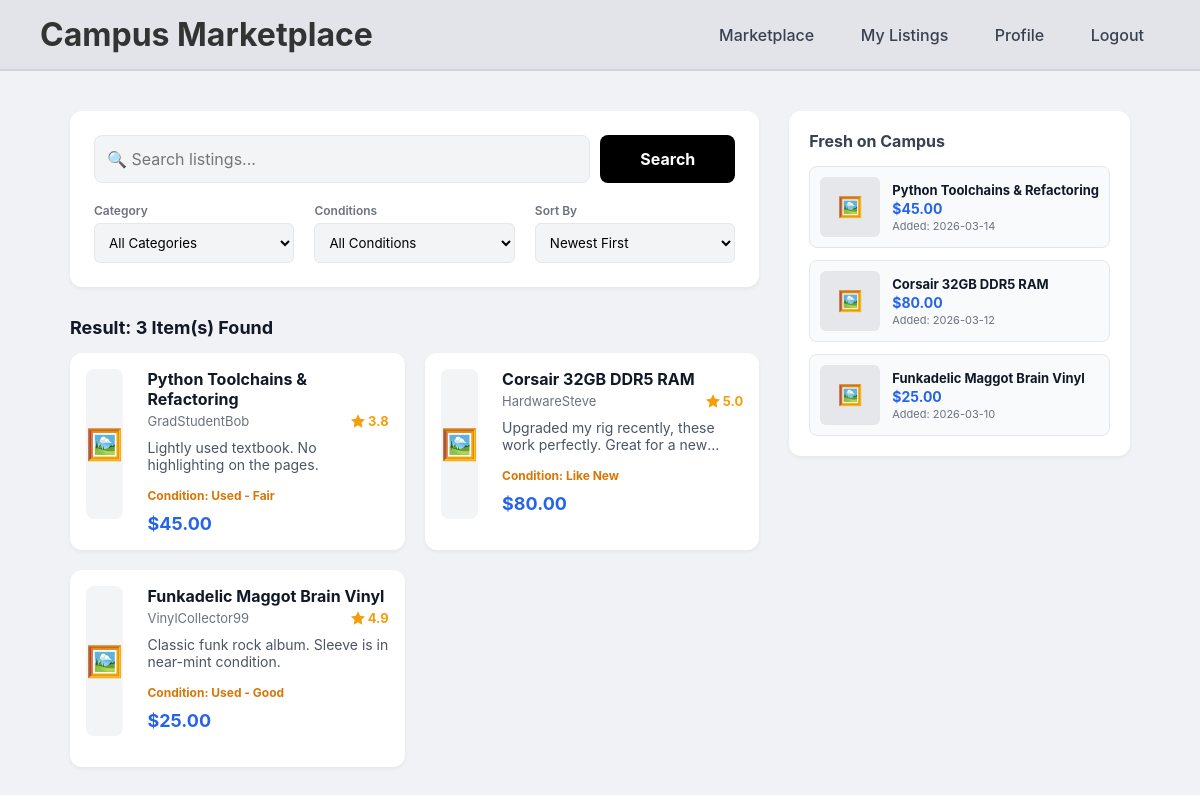
/marketplace (signed in), run on the app's committed database.
### app.py (models this page shows)
class Product(db.Model):
    id = db.Column(db.Integer, primary_key=True)
    title = db.Column(db.String(100), nullable=False)
    seller = db.Column(db.String(50), nullable=False)
    seller_rating = db.Column(db.Float, default=0.0)
    reviews = db.Column(db.Integer, default=0)
    description = db.Column(db.Text, nullable=False)
    price = db.Column(db.Float, nullable=False)
    condition = db.Column(db.String(50), nullable=False)
    category = db.Column(db.String(50), nullable=False)
    date_added = db.Column(db.String(20), nullable=False)
    image_filename = db.Column(db.String(255), nullable=True, default='default.png')

### app.py (the view)
@app.route('/marketplace')
def marketplace():
    if 'user_id' not in session:
        flash("Please log in to view the marketplace.")
        return redirect(url_for('login'))
    search_query = request.args.get('search', '').lower()
    condition_query = request.args.get('condition', 'All Conditions')
    category_query = request.args.get('category', 'All Categories')
    sort_query = request.args.get('sort', 'Newest First')
    products = Product.query.all()
    filtered_products = []
    for product in products:
        matches_search = search_query in product.title.lower() or search_query in product.description.lower() or search_query == ''
        matches_condition = condition_query == 'All Conditions' or condition_query == product.condition
        matches_category = category_query == 'All Categories' or category_query == product.category
        if matches_search and matches_condition and matches_category:
            filtered_products.append(product)
    if sort_query == 'Price: Low to High':
        filtered_products.sort(key=lambda x: x.price)
    elif sort_query == 'Price: High to Low':
        filtered_products.sort(key=lambda x: x.price, reverse=True)
    elif sort_query == 'Newest First':
        filtered_products.sort(key=lambda x: x.date_added, reverse=True)
    elif sort_query == 'Oldest First':
        filtered_products.sort(key=lambda x: x.date_added)
    recent_items = Product.query.order_by(Product.date_added.desc()).limit(3).all()
    return render_template('marketplace.html', products=filtered_products, recent_items=recent_items)

### templates/marketplace.html (shortened to what this page needs)
<!DOCTYPE html>
<html lang="en">
<head>
    <link rel="stylesheet" href="{{ url_for('static', filename='style.css') }}">
<body>
    <header class="navbar">
        <h1>Campus Marketplace</h1>
        <nav class="nav-links">
            <a href="/marketplace">Marketplace</a>
            {% if session.get('user_id') %}
                <a href="/dashboard">My Listings</a>
                <a href="#">Profile</a>
                <a href="/logout">Logout</a>
            {% else %}
                <a href="/">Log In</a>
                <a href="/signup">Sign Up</a>
            {% endif %}
        </nav>
    </header>
    <main class="container">
        <div class="dashboard-layout">
            <div class="main-marketplace-content">
                <form action="/marketplace" method="GET" class="control-panel">
                    <div class="search-bar" style="display: flex; gap: 10px;">
                        <input type="text" name="search" placeholder="🔍 Search listings..." value="{{ request.args.get('search', '') }}" style="margin-bottom: 0;">
                        <button type="submit" class="buy-button" style="width: auto; margin-top: 0;">Search</button>
                    </div>
                    <div class="filters" style="margin-top: 20px;">
                        <div class="filter-group">
                            <label>Category</label>
                            <select name="category" onchange="this.form.submit()">
                                <option value="All Categories" {% if request.args.get('category') == 'All Categories' %}selected{% endif %}>All Categories</option>
                            </select>
                        </div>
                        <div class="filter-group">
                            <label>Conditions</label>
                            <select name="condition" onchange="this.form.submit()">
                                <option value="All Conditions" {% if request.args.get('condition') == 'All Conditions' %}selected{% endif %}>All Conditions</option>
                            </select>
                        </div>
                        <div class="filter-group">
                            <label>Sort By</label>
                            <select name="sort" onchange="this.form.submit()">
                                <option value="Newest First" {% if request.args.get('sort') == 'Newest First' %}selected{% endif %}>Newest First</option>
                            </select>
                        </div>
                    </div>
                </form>
                <h2 class="results-text">Result: {{ products|length }} Item(s) Found</h2>
                <section class="product-grid">
                    {% for item in products %}
                    <a href="/product/{{ item.id }}" style="text-decoration: none; color: inherit;">
                        <article class="product-card">
                            <div class="product-image-placeholder">🖼️</div>
                            <div class="product-info">
                                <h3 class="product-title">{{ item.title }}</h3>
                                <p class="seller-name" style="display: flex; align-items: center; justify-content: space-between; gap: 6px;">
                                    <span>{{ item.seller }}</span>
                                    <span style="display: flex; align-items: center; color: #f59e0b; font-weight: bold; gap: 3px;">
                                        <svg style="width: 14px; height: 14px;" fill="currentColor" viewBox="0 0 24 24">
                                            <path d="M12 .587l3.668 7.568 8.332 1.151-6.064 5.828 1.48 8.279-7.416-3.967-7.417 3.967 1.481-8.279-6.064-5.828 8.332-1.151z"/>
                                        </svg>
                                        {{ item.seller_rating }}
                                    </span>
                                </p>
                                <p class="product-desc">{{ item.description }}</p>
                                <p style="font-size: 12px; color: #d97706; font-weight: bold; margin-bottom: 10px;">
                                    Condition: {{ item.condition }}
                                </p>
                                <p class="product-price">${{ "%.2f"|format(item.price) }}</p>
                            </div>
                        </article>
                    </a>
                    {% endfor %}
                </section>
            </div>
            <aside class="recent-sidebar">
                <h3 style="margin-bottom: 15px; color: #374151; font-size: 16px;">Fresh on Campus</h3>
                <div class="sidebar-feed">
                    {% for item in recent_items %}
                    <a href="/product/{{ item.id }}" class="sidebar-card-link">
                        <article class="sidebar-card">
                            <div class="sidebar-img">🖼️</div>
                            <div class="sidebar-info">
                                <h4 class="sidebar-title">{{ item.title }}</h4>
                                <p class="sidebar-price">${{ "%.2f"|format(item.price) }}</p>
                                <p class="sidebar-date">Added: {{ item.date_added }}</p>
                            </div>
                        </article>
                    </a>
                    {% endfor %}
                </div>
            </aside>
        </div>
    </main>
</body>
</html>

### static/style.css (style rules this page uses)
* { margin: 0; padding: 0; box-sizing: border-box; font-family: -apple-system, BlinkMacSystemFont, "Segoe UI", Roboto, Helvetica, Arial, sans-serif; }
body { background-color: #f0f2f5; color: #333; }
.container { max-width: 1100px; margin: 40px auto; padding: 0 20px; }
.navbar { display: flex; justify-content: space-between; align-items: center; background-color: #e2e4e9; padding: 15px 40px; border-bottom: 2px solid #d1d5db; }
.nav-links a { text-decoration: none; color: #374151; padding: 8px 16px; margin-left: 10px; border-radius: 6px; font-weight: 500; transition: background-color 0.2s, color 0.2s; }
.control-panel { background-color: #ffffff; padding: 24px; border-radius: 12px; margin-bottom: 30px; box-shadow: 0 2px 4px rgba(0,0,0,0.05); }
.search-bar input { width: 100%; padding: 12px; background-color: #f3f4f6; border: 1px solid #e5e7eb; border-radius: 8px; font-size: 16px; margin-bottom: 20px; transition: border-color 0.2s; }
.filters { display: flex; gap: 20px; }
.filter-group { display: flex; flex-direction: column; width: 100%; }
.filter-group label { font-size: 12px; margin-bottom: 5px; color: #6b7280; font-weight: 600; }
.filter-group select { padding: 10px; background-color: #f3f4f6; border: 1px solid #e5e7eb; border-radius: 6px; cursor: pointer; }
.results-text { font-size: 18px; margin-bottom: 15px; color: #111827; }
.product-grid { display: grid; grid-template-columns: repeat(auto-fill, minmax(240px, 1fr)); gap: 20px; }
.product-card { background-color: #ffffff; border-radius: 12px; padding: 15px; box-shadow: 0 2px 4px rgba(0,0,0,0.05); transition: transform 0.2s, box-shadow 0.2s; border: 1px solid transparent; }
.product-image-placeholder { background-color: #f3f4f6; height: 150px; border-radius: 8px; display: flex; justify-content: center; align-items: center; font-size: 30px; margin-bottom: 15px; }
.product-title { font-size: 16px; margin-bottom: 4px; color: #111827; }
.seller-name { font-size: 13px; color: #6b7280; margin-bottom: 10px; }
.product-desc { font-size: 14px; margin-bottom: 15px; color: #4b5563; display: -webkit-box; -webkit-line-clamp: 2; -webkit-box-orient: vertical; overflow: hidden; }
.product-price { font-size: 18px; font-weight: bold; color: #2563eb; }
.dashboard-layout { display: grid; grid-template-columns: 2.5fr 1fr; gap: 30px; }
.main-marketplace-content, .my-listings-column { min-width: 0; }
.recent-sidebar { background-color: #ffffff; padding: 20px; border-radius: 12px; box-shadow: 0 2px 4px rgba(0,0,0,0.05); align-self: start; position: sticky; top: 20px; }
.sidebar-feed { display: flex; flex-direction: column; gap: 12px; }
.sidebar-card-link { text-decoration: none; color: inherit; }
.sidebar-card { display: flex; gap: 12px; padding: 10px; background-color: #f9fafb; border-radius: 8px; border: 1px solid #e5e7eb; transition: background-color 0.2s; }
.sidebar-img { background-color: #e5e7eb; min-width: 60px; height: 60px; border-radius: 6px; display: flex; justify-content: center; align-items: center; font-size: 20px; }
.sidebar-info { display: flex; flex-direction: column; justify-content: center; overflow: hidden; }
.sidebar-title { font-size: 13px; margin-bottom: 2px; white-space: nowrap; overflow: hidden; text-overflow: ellipsis; color: #111827; }
.sidebar-price { font-size: 14px; color: #2563eb; font-weight: bold; margin-bottom: 2px; }
.sidebar-date { font-size: 11px; color: #6b7280; }
.buy-button { background-color: #000000; color: #ffffff; border: none; padding: 14px 40px; font-size: 16px; font-weight: bold; border-radius: 8px; cursor: pointer; width: 100%; margin-top: 10px; transition: background-color 0.2s; }
.product-card { display: flex; gap: 24px; }
.product-info { flex-grow: 1; display: flex; flex-direction: column; }

### data on the page
Product: title "Python Toolchains & Refactoring", seller "GradStudentBob", seller_rating "3.8", description "Lightly used textbook. No highlighting on the pages.", condition "Used - Fair", price "45.00", date_added "2026-03-14"
Product: title "Corsair 32GB DDR5 RAM", seller "HardwareSteve", seller_rating "5.0", description "Upgraded my rig recently, these work perfectly. Great for a…", condition "Like New", price "80.00", date_added "2026-03-12"
Product: title "Funkadelic Maggot Brain Vinyl", seller "VinylCollector99", seller_rating "4.9", description "Classic funk rock album. Sleeve is in near-mint condition.", condition "Used - Good", price "25.00", date_added "2026-03-10"

### other printed values
{{ products|length }} "3"
